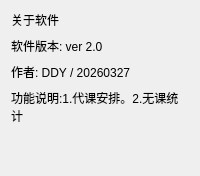
<?xml version="1.0" encoding="UTF-8"?>
<ui version="4.0">
 <class>AboutTab</class>
 <widget class="QWidget" name="aboutTab">
  <layout class="QVBoxLayout" name="mainLayout">
   <property name="spacing">
    <number>8</number>
   </property>
   <item>
    <widget class="QLabel" name="aboutTitleLabel">
     <property name="text">
      <string>关于软件</string>
     </property>
    </widget>
   </item>
   <item>
    <widget class="QLabel" name="aboutVersionLabel">
     <property name="text">
      <string>软件版本: ver 2.0</string>
     </property>
    </widget>
   </item>
   <item>
    <widget class="QLabel" name="aboutAuthorLabel">
     <property name="text">
      <string>作者: DDY / 20260327</string>
     </property>
    </widget>
   </item>
   <item>
    <widget class="QLabel" name="aboutFeatureLabel">
     <property name="text">
      <string>功能说明:1.代课安排。2.无课统计 </string>
     </property>
     <property name="wordWrap">
      <bool>true</bool>
     </property>
    </widget>
   </item>
   <item>
    <spacer name="bottomSpacer">
     <property name="orientation">
      <enum>Qt::Vertical</enum>
     </property>
     <property name="sizeHint" stdset="0">
      <size>
       <width>20</width>
       <height>40</height>
      </size>
     </property>
    </spacer>
   </item>
  </layout>
 </widget>
 <resources/>
 <connections/>
</ui>
